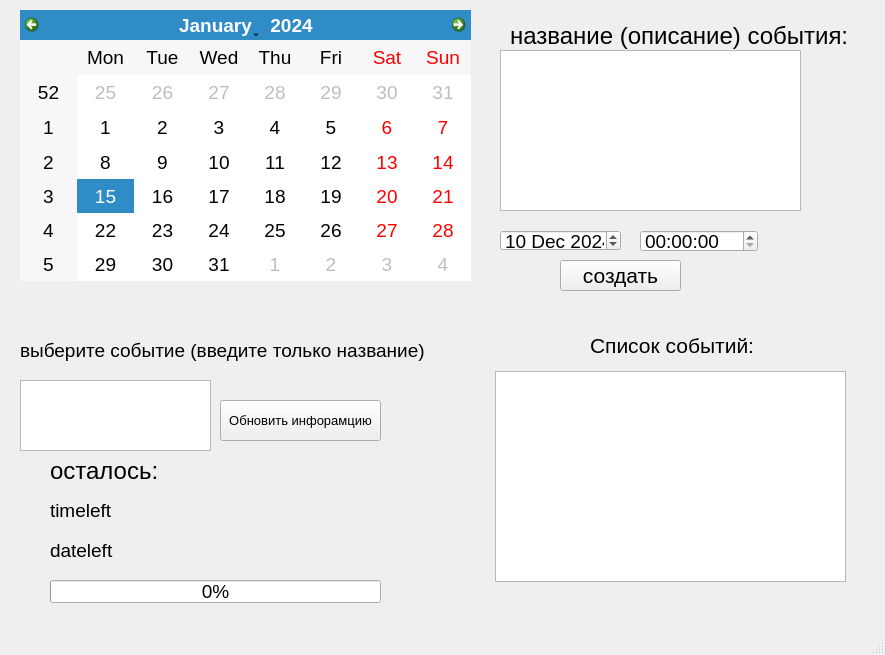
<?xml version="1.0" encoding="UTF-8"?>
<ui version="4.0">
 <class>MainWindow</class>
 <widget class="QMainWindow" name="MainWindow">
  <property name="geometry">
   <rect>
    <x>0</x>
    <y>0</y>
    <width>885</width>
    <height>655</height>
   </rect>
  </property>
  <property name="font">
   <font>
    <pointsize>14</pointsize>
   </font>
  </property>
  <property name="windowTitle">
   <string>MainWindow</string>
  </property>
  <widget class="QWidget" name="centralwidget">
   <widget class="QCalendarWidget" name="calendarWidget">
    <property name="geometry">
     <rect>
      <x>20</x>
      <y>10</y>
      <width>451</width>
      <height>271</height>
     </rect>
    </property>
   </widget>
   <widget class="QPlainTextEdit" name="eventInfo">
    <property name="geometry">
     <rect>
      <x>500</x>
      <y>50</y>
      <width>301</width>
      <height>161</height>
     </rect>
    </property>
   </widget>
   <widget class="QDateEdit" name="dateEdit">
    <property name="geometry">
     <rect>
      <x>500</x>
      <y>230</y>
      <width>121</width>
      <height>21</height>
     </rect>
    </property>
    <property name="date">
     <date>
      <year>2024</year>
      <month>12</month>
      <day>10</day>
     </date>
    </property>
   </widget>
   <widget class="QTimeEdit" name="timeEdit">
    <property name="geometry">
     <rect>
      <x>640</x>
      <y>230</y>
      <width>118</width>
      <height>22</height>
     </rect>
    </property>
   </widget>
   <widget class="QLabel" name="label">
    <property name="geometry">
     <rect>
      <x>510</x>
      <y>20</y>
      <width>351</width>
      <height>31</height>
     </rect>
    </property>
    <property name="font">
     <font>
      <pointsize>18</pointsize>
     </font>
    </property>
    <property name="text">
     <string>название (описание) события:</string>
    </property>
   </widget>
   <widget class="QPushButton" name="create_btn">
    <property name="geometry">
     <rect>
      <x>560</x>
      <y>260</y>
      <width>121</width>
      <height>31</height>
     </rect>
    </property>
    <property name="font">
     <font>
      <pointsize>16</pointsize>
     </font>
    </property>
    <property name="text">
     <string>создать</string>
    </property>
   </widget>
   <widget class="QLabel" name="label_dateleft">
    <property name="geometry">
     <rect>
      <x>50</x>
      <y>540</y>
      <width>331</width>
      <height>21</height>
     </rect>
    </property>
    <property name="font">
     <font>
      <pointsize>14</pointsize>
     </font>
    </property>
    <property name="text">
     <string>dateleft</string>
    </property>
   </widget>
   <widget class="QLabel" name="label1">
    <property name="geometry">
     <rect>
      <x>50</x>
      <y>450</y>
      <width>201</width>
      <height>41</height>
     </rect>
    </property>
    <property name="font">
     <font>
      <pointsize>18</pointsize>
     </font>
    </property>
    <property name="text">
     <string>осталось:</string>
    </property>
   </widget>
   <widget class="QLabel" name="label_timeleft">
    <property name="geometry">
     <rect>
      <x>50</x>
      <y>500</y>
      <width>331</width>
      <height>20</height>
     </rect>
    </property>
    <property name="text">
     <string>timeleft</string>
    </property>
   </widget>
   <widget class="QListWidget" name="eventList">
    <property name="geometry">
     <rect>
      <x>495</x>
      <y>371</y>
      <width>351</width>
      <height>211</height>
     </rect>
    </property>
   </widget>
   <widget class="QLabel" name="label_4">
    <property name="geometry">
     <rect>
      <x>590</x>
      <y>330</y>
      <width>191</width>
      <height>31</height>
     </rect>
    </property>
    <property name="font">
     <font>
      <pointsize>16</pointsize>
     </font>
    </property>
    <property name="text">
     <string>Список событий:</string>
    </property>
   </widget>
   <widget class="QPushButton" name="update_info_btn">
    <property name="geometry">
     <rect>
      <x>220</x>
      <y>400</y>
      <width>161</width>
      <height>41</height>
     </rect>
    </property>
    <property name="font">
     <font>
      <pointsize>10</pointsize>
     </font>
    </property>
    <property name="text">
     <string>Обновить инфорамцию</string>
    </property>
   </widget>
   <widget class="QPlainTextEdit" name="name_for_update">
    <property name="geometry">
     <rect>
      <x>20</x>
      <y>380</y>
      <width>191</width>
      <height>71</height>
     </rect>
    </property>
   </widget>
   <widget class="QLabel" name="label_2">
    <property name="geometry">
     <rect>
      <x>20</x>
      <y>340</y>
      <width>421</width>
      <height>21</height>
     </rect>
    </property>
    <property name="text">
     <string>выберите событие (введите только название)</string>
    </property>
   </widget>
   <widget class="QProgressBar" name="time_progress">
    <property name="geometry">
     <rect>
      <x>50</x>
      <y>580</y>
      <width>331</width>
      <height>23</height>
     </rect>
    </property>
    <property name="value">
     <number>0</number>
    </property>
   </widget>
  </widget>
  <widget class="QMenuBar" name="menubar">
   <property name="geometry">
    <rect>
     <x>0</x>
     <y>0</y>
     <width>885</width>
     <height>21</height>
    </rect>
   </property>
  </widget>
  <widget class="QStatusBar" name="statusbar"/>
 </widget>
 <resources/>
 <connections/>
</ui>
